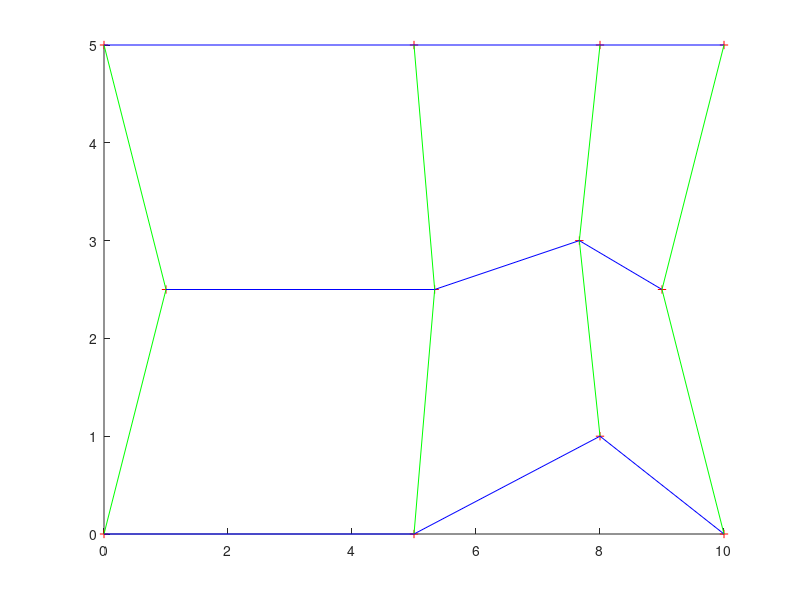

This figure's MATLAB source:
% Ränder definieren

%north = [0,5;1.5,5;2,5;4,5;5,5;10,5];
%east  = [10,1;10,2;10,3;10,5];
%south = [0,0;1,0;7,0;8,0;9,0;10,1];
%west  = [0,0;0,1;0,2.5;0,5];

north = [0,5;5,5;8,5;10,5];
east  = [10,0;9,2.5;10,5];
south = [0,0;5,0;8,1;10,0];
west  = [0,0;1,2.5;0,5];

%north = [0,5;2.5,4;5,5];
%east  = [5,0;5,5];
%south = [0,0;2.5,0;5,0];
%west  = [0,0;0,5];


figure(1)
clf;
hold on;


% Größen nach Abbildung 3.10
N = size(north,1)-1;
M = size(east,1)-1;

xs = @(xi) south(xi+1,:);
xn = @(xi) north(xi+1,:);
xw = @(eta)west(eta+1,:);
xe = @(eta)east(eta+1,:);

ptsx = ptsy = zeros(M+1,N+1);

% logisches Gitter durch iterieren
for xi = [0:N]
    for eta = [0:M]
        % Interpolationsvorschrift S. 59
        pt = (1-eta/M)*xs(xi)+(eta/M)*xn(xi)+(1-xi/N)*xw(eta)+xi/N*xe(eta)...
            - xi/N*(eta/M*xn(N)+(1-eta/M)*xs(N))-(1-xi/N)*(eta/M*xn(0)+(1-eta/M)*xs(0));
        
        % Nur noch Plotkram
        ptsx(xi+1,eta+1) = pt(1);
        ptsy(xi+1,eta+1) = pt(2);
        % Punkte plotten
        plot(pt(1),pt(2),'r+');
        % Kanten plotten
        if(xi>0)
            % horizontale Linien plotten
            plot([ptsx(xi,eta+1),pt(1)],[ptsy(xi,eta+1),pt(2)],'b-')
        end %if
        if(eta>0)
            % vertikale Linien plotten
            plot([ptsx(xi+1,eta),pt(1)],[ptsy(xi+1,eta),pt(2)],'g-')
        end %if
    end %for
end %for